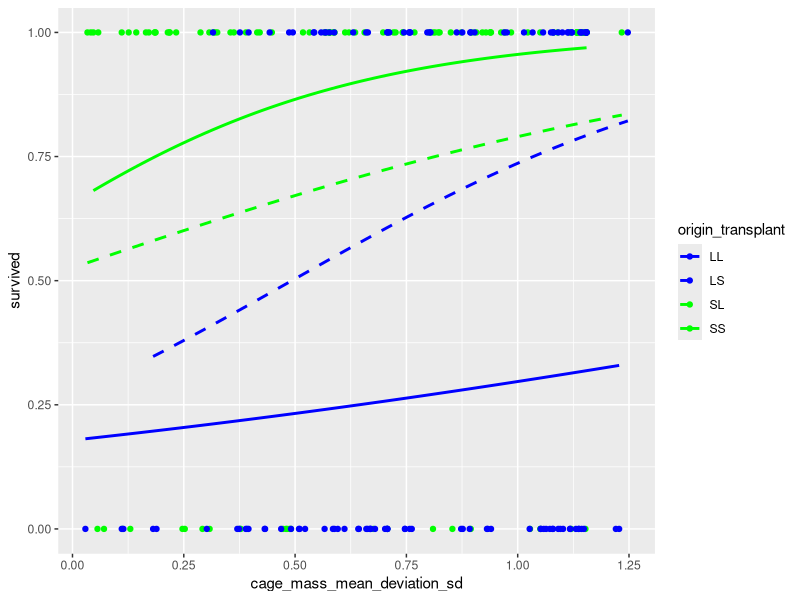
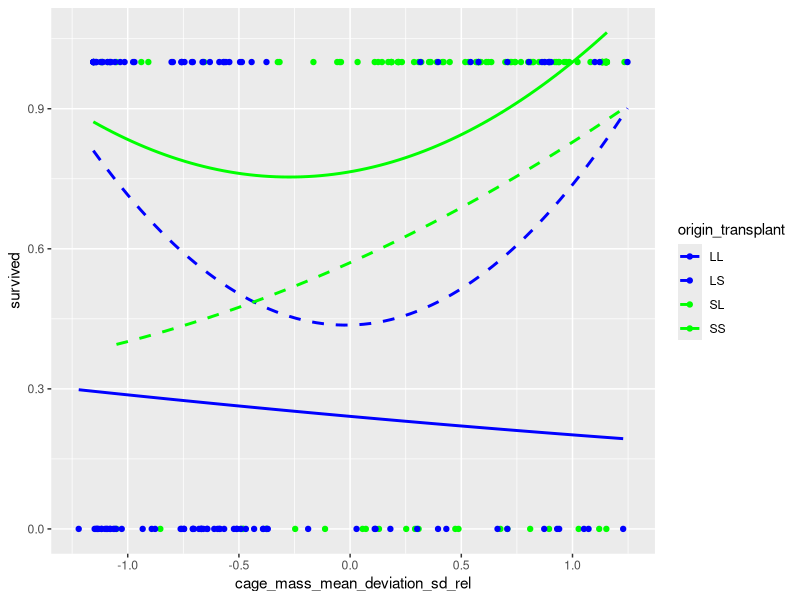

These figures' R source, in order:
## ---- chunk 1
knitr::opts_chunk$set(
  collapse = TRUE,
  comment = "#>"
)
## ---- chunk 2
library(testthat)
## ---- chunk 3
total_n_fish <- 300
n_fish_control <- 60
n_fish_transplanted <- 240
origin_values <- c("Lake", "Stream")
transplanted_values <- c("Lake", "Stream", "Control")
lowest_pre_mass <- 0.5
highest_pre_mass <- 3.6
n_survived <- 151
n_died <- 89
n_enclosures <- 80
n_enclosures_with_2_fish <- 3
n_enclosures_with_3_fish <- 74
n_enclosures_with_4_fish <- 3
anomous_enclosures <- c("L20", "L25", "L6", "L7", "S22", "S24")
cage_mass_mean_for_l1 <- 1.256667
cage_mass_stdev_for_l1 <- 0.4532475
cage_mass_mean_deviation_sd_for_l1 <- c(1.1546303, -0.5662836, -0.5883466)

abs_cage_mass_mean_deviation_sd_for_l1 <- abs(cage_mass_mean_deviation_sd_for_l1)

# Check consistency between these variables
expect_equal(
  total_n_fish,
  n_fish_control + n_fish_transplanted
)
expect_equal(
  n_fish_transplanted,
  n_survived + n_died
)
expect_equal(
  n_enclosures,
  n_enclosures_with_2_fish + n_enclosures_with_3_fish + n_enclosures_with_4_fish
)
expect_equal(
  length(anomous_enclosures),
  n_enclosures_with_2_fish + n_enclosures_with_4_fish
)
## ---- chunk 4
t_all <- read.csv("Bolnick_traits.txt", sep = " ")
## ---- chunk 5
knitr::kable(head(t_all))
## ---- chunk 6
t <- t_all |> dplyr::select(fishID, origin, enclosure, pre_mass, transplant,  survived) |> dplyr::arrange(enclosure)
knitr::kable(head(t))
## ---- chunk 7
expect_equal(total_n_fish, length(unique(t$fishID)))
## ---- chunk 8
expect_equal(unique(t$origin), origin_values)
## ---- chunk 9
expect_equal(unique(t$transplant), transplanted_values)
## ---- chunk 10
t_1 <- t |> dplyr::filter(transplant != "Control") 
expect_equal(n_fish_transplanted, length(unique(t_1$fishID)))
## ---- chunk 11
expect_equal(lowest_pre_mass, min(t_1$pre_mass))
expect_equal(highest_pre_mass, max(t_1$pre_mass))
## ---- chunk 12
expect_equal(n_survived, sum(t_1$survived == TRUE))
expect_equal(n_died, sum(t_1$survived == FALSE))
## ---- chunk 13
expect_equal(n_enclosures, length(unique(t_1$enclosure)))
## ---- chunk 14
n_fish_per_enclosure <- dplyr::count(t_1, enclosure)
expect_equal(n_enclosures_with_2_fish, sum(n_fish_per_enclosure$n == 2))
expect_equal(n_enclosures_with_3_fish, sum(n_fish_per_enclosure$n == 3))
expect_equal(n_enclosures_with_4_fish, sum(n_fish_per_enclosure$n == 4))
knitr::kable(head(n_fish_per_enclosure))
## ---- chunk 15
expect_equal(anomous_enclosures, n_fish_per_enclosure[n_fish_per_enclosure$n != 3, ]$enclosure)
knitr::kable(n_fish_per_enclosure[n_fish_per_enclosure$n != 3, ])
## ---- chunk 16
cage_mass_mean_per_enclosure <- t_1 |> 
  dplyr::select(enclosure, pre_mass) |>
  dplyr::group_by(enclosure) |>
  dplyr::summarise(cage_mass_mean = mean(pre_mass))
t_2 <- merge(t_1, cage_mass_mean_per_enclosure)
knitr::kable(head(t_2))
knitr::kable(t_2[t_2$enclosure == "L1", ])
expect_equal(
  t_2[t_2$enclosure == "L1", ]$cage_mass_mean,
  rep(cage_mass_mean_for_l1, 3),
  tolerance = 1.0e-6
)
## ---- chunk 17
cage_mass_stdev_per_enclosure <- t_2 |> 
  dplyr::select(enclosure, pre_mass) |>
  dplyr::group_by(enclosure) |>
  dplyr::summarise(cage_mass_stdev = sd(pre_mass))
t_3 <- merge(t_2, cage_mass_stdev_per_enclosure)
knitr::kable(head(t_3))
knitr::kable(t_3[t_3$enclosure == "L1", ])
expect_equal(
  t_3[t_3$enclosure == "L1", ]$cage_mass_stdev,
  rep(cage_mass_stdev_for_l1, 3),
  tolerance = 1.0e-6
)
## ---- chunk 18
cage_mass_mean_deviation_sd_per_fish <- t_3 |> 
  dplyr::select(fishID, pre_mass, cage_mass_mean, cage_mass_stdev) |>
  dplyr::group_by(fishID) |>
  dplyr::mutate(
    cage_mass_mean_deviation_sd = 
      abs(pre_mass - cage_mass_mean) / cage_mass_stdev
  ) |>
  dplyr::select(fishID, cage_mass_mean_deviation_sd)
expect_equal(
  nrow(cage_mass_mean_deviation_sd_per_fish),
  n_fish_transplanted
)

expect_equal(
  nrow(t_3),
  n_fish_transplanted
)
t_4 <- merge(t_3, cage_mass_mean_deviation_sd_per_fish)
expect_equal(
  nrow(t_4),
  n_fish_transplanted
)

knitr::kable(head(t_4))
knitr::kable(t_4[t_4$enclosure == "L1", ])
expect_equal(
  t_4[t_4$enclosure == "L1", ]$cage_mass_mean_deviation_sd,
  abs_cage_mass_mean_deviation_sd_for_l1,
  tolerance = 1.0e-6
)
## ---- chunk 19
t_4$origin_transplant <- paste0(
  stringr::str_sub(t_4$origin,1 ,1),
  stringr::str_sub(t_4$transplant,1 ,1)
)
ggplot2::ggplot(
  data = t_4,
  ggplot2::aes(
    x = cage_mass_mean_deviation_sd,
    y = survived,
    color = origin_transplant,
    lty = origin_transplant
  )
) + ggplot2::scale_color_manual(
    values = c("blue", "blue", "green", "green")
  ) + 
  ggplot2::scale_linetype_manual(
    values = c("solid", "dashed", "dashed", "solid")
  ) +
  ggplot2::geom_point() +
  ggplot2::geom_smooth(
    method = "glm",
    method.args = list(family = "binomial"),
    se = FALSE
  )
## ---- chunk 20
cage_mass_mean_deviation_sd_per_fish_rel <- t_4 |> 
  dplyr::select(fishID, pre_mass, cage_mass_mean, cage_mass_stdev) |>
  dplyr::group_by(fishID) |>
  dplyr::mutate(
    cage_mass_mean_deviation_sd_rel = 
      (pre_mass - cage_mass_mean) / cage_mass_stdev
  ) |>
  dplyr::select(fishID, cage_mass_mean_deviation_sd_rel)
expect_equal(
  nrow(cage_mass_mean_deviation_sd_per_fish_rel),
  n_fish_transplanted
)

expect_equal(
  nrow(t_4),
  n_fish_transplanted
)
t_5 <- merge(t_4, cage_mass_mean_deviation_sd_per_fish_rel)
expect_equal(
  nrow(t_5),
  n_fish_transplanted
)

knitr::kable(head(t_5))
knitr::kable(t_5[t_5$enclosure == "L1", ])
expect_equal(
  t_5[t_5$enclosure == "L1", ]$cage_mass_mean_deviation_sd_rel,
  cage_mass_mean_deviation_sd_for_l1,
  tolerance = 1.0e-6
)
## ---- chunk 21
ggplot2::ggplot(
  data = t_5,
  ggplot2::aes(
    x = cage_mass_mean_deviation_sd_rel,
    y = survived,
    color = origin_transplant,
    lty = origin_transplant
  )
) + ggplot2::scale_color_manual(
    values = c("blue", "blue", "green", "green")
  ) + 
  ggplot2::scale_linetype_manual(
    values = c("solid", "dashed", "dashed", "solid")
  ) +
  ggplot2::geom_point() +
  ggplot2::geom_smooth(
    method = "lm", 
    formula = y ~ x + I(x^2),
    se = FALSE
  )
